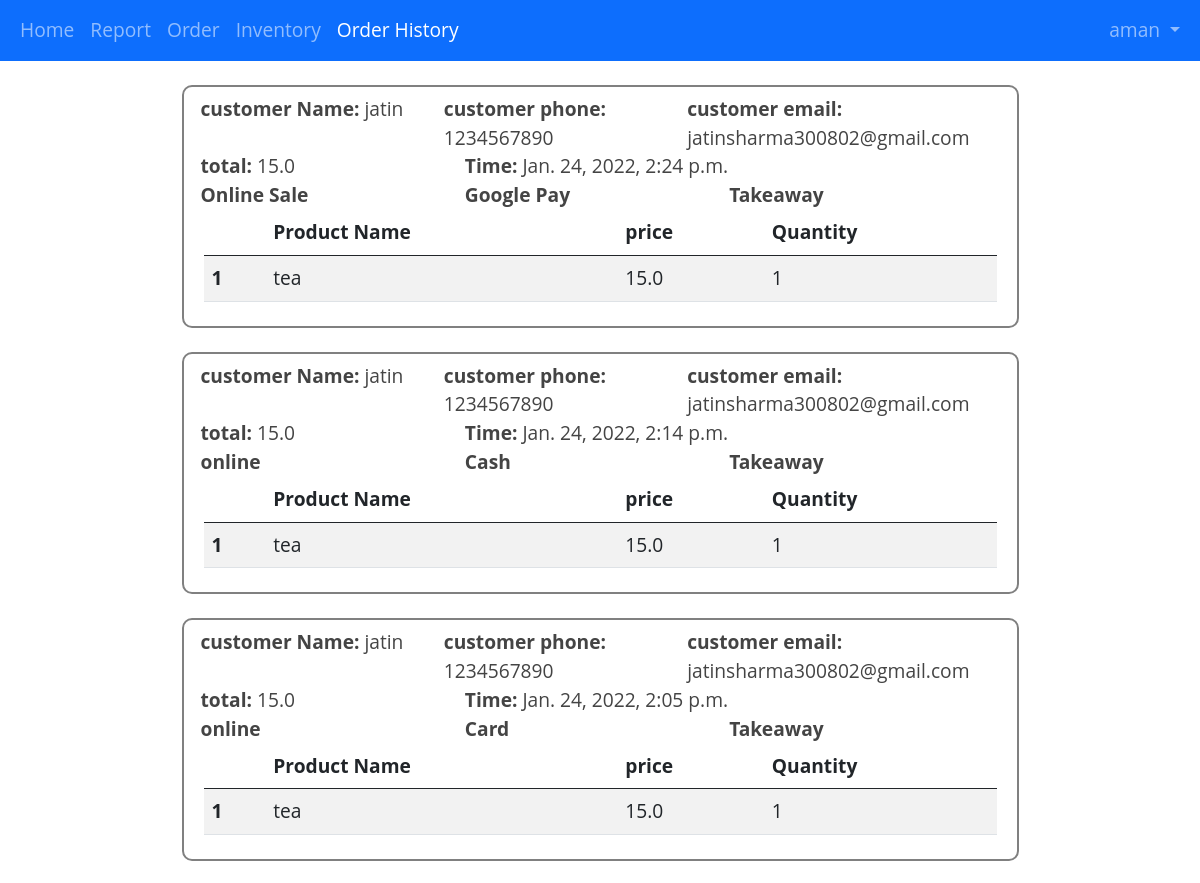
The app's page /order-history (signed in, upper part), older data.
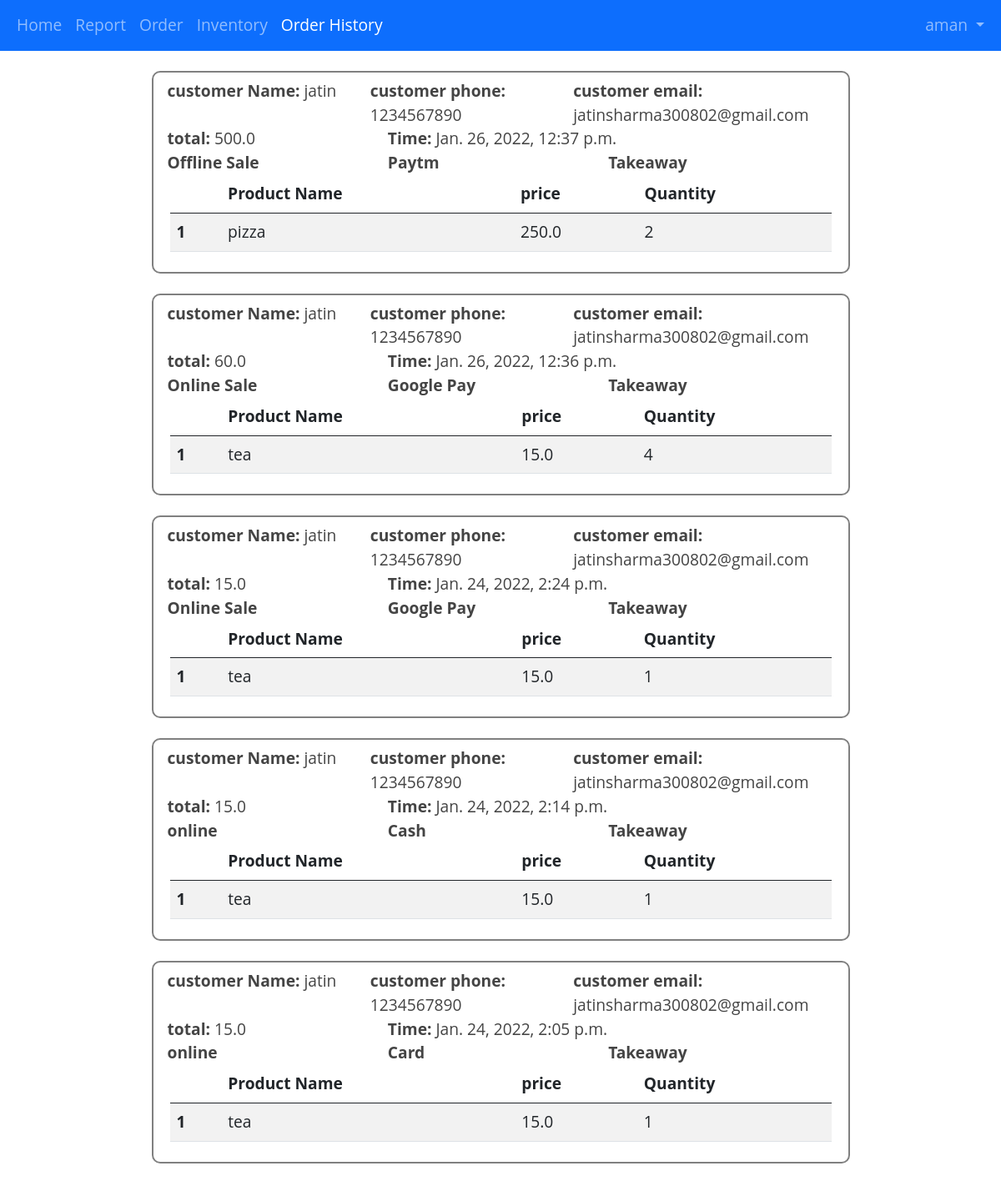
The same page, newer data.
### home/models.py (models this page shows, shortened)
class Order(models.Model):
    user=models.ForeignKey(User,on_delete=models.CASCADE,related_name='order')
    customer = models.ForeignKey(Customer,on_delete=models.SET_NULL,null=True)
    date_created = models.DateTimeField(auto_now_add=True, null=True)
    saleChoices=(
        ('Online Sale','Online Sale'),
        ('Offline Sale','Offline Sale')
    )
    saleType=models.CharField(choices=saleChoices,default='Offline Sale',max_length=15)
    orderStateChoices=(
        ('Dine in','Dine in'),
        ('Takeaway','Takeaway')
    )
    orderState=models.CharField(choices=orderStateChoices,default='Dine in',max_length=15)
    paymentChoices=(
        ('Cash','Cash'),
        ('Amazon Pay','Amazon Pay'),
        ('Google Pay','Google Pay'),
        ('Paytm','Paytm'),
        ('Card','Card')
    )
    payment_method=models.CharField(choices=paymentChoices,default='Cash',max_length=15)
    objects=OrderManager()
    def total(self):
        totalAmount=0
        for orderProduct in self.orderProducts.all():
            totalAmount+=orderProduct.TotalCostProduct()
        return totalAmount

class Customer(models.Model):
    name = models.CharField(max_length=200, null=True)
    phone = models.CharField(max_length=200, null=True)
    email = models.CharField(max_length=200, null=True,blank=True)
    date_created = models.DateTimeField(auto_now_add=True, null=True)

class OrderProduct(models.Model):
    order=models.ForeignKey(Order,on_delete=models.CASCADE,related_name='orderProducts')
    product=models.ForeignKey(Product,on_delete=models.SET_NULL,null=True,related_name='orderProducts')
    quantity = models.IntegerField(default=1)
    def TotalCostProduct(self):
        return self.product.price*self.quantity

class Product(models.Model):
    name = models.CharField(max_length=200, null=True,unique=True)
    price = models.FloatField(null=True)
    description = models.CharField(max_length=200, null=True,blank=True)
    unit = models.CharField(max_length=50)
    qty=models.DecimalField( max_digits=10, decimal_places=2)
    date_created = models.DateTimeField(auto_now_add=True, null=True)
    user=models.ForeignKey(User,on_delete=models.CASCADE,related_name='product')

### home/views.py (the view)
# urls.py: path('order-history', views.orderHistory,name='order-history'),
@login_required
def orderHistory(request):
    orders=Order.objects.filter(user=request.user).order_by('-date_created')
    param={'orders':orders}
    return render(request,'order-history.html',param)

### templates/order-history.html (shortened to what this page needs)
{% extends 'base.html' %}
{% block historyActive %}active{% endblock historyActive %}
{% block body %}
<div class="container">
    {% for order in orders %}
    <div class="row w-75 orderDetails my-4 px-2 py-2">
        <div class="row">
        <div class="col-sm"><b>customer Name: </b><span>{{order.customer.name}}</span></div>
        <div class="col-sm"><b>customer phone: </b><span>{{order.customer.phone}}</span></div>
        <div class="col-sm" id="email"><b>customer email: </b><span>{{order.customer.email}}</span></div>
        </div>
        <div class="row">
            <div class="col-sm-4">
            <b>total: </b><span>{{order.total}}</span>
        </div>
        <div class="col-sm"><b>Time: </b><span>{{order.date_created}}</span></div>
        </div>
        <div class="row">
          <div class="col-sm-4"><b>{{order.saleType}}</b></div>
          <div class="col-sm-4"><b>{{order.payment_method}}</b></div>
          <div class="col-sm-4"><b>{{order.orderState}}</b></div>
        </div>
        <div class="row mx-0">
            <table class="table table-striped table-hover">
                <thead>
                  <tr>
                    <th scope="col"></th>
                    <th scope="col">Product Name</th>
                    <th scope="col">price</th>
                    <th scope="col">Quantity</th>
                  </tr>
                </thead>
                <tbody>
                    {% for orderProduct in order.orderProducts.all %}
                  <tr>
                    <th scope="row">{{forloop.counter}}</th>
                    <td>{{orderProduct.product.name}}</td>
                    <td>{{orderProduct.product.price}}</td>
                    <td>{{orderProduct.quantity}}</td>
                  </tr>
                  {% endfor %}
                </tbody>
              </table>
        </div>
    </div>
    {% endfor %}
</div>
{% endblock body %}

### templates/base.html (shortened to what this page needs)
<!doctype html>
<html lang="en">
  <head>
    <link href="https://cdn.jsdelivr.net/npm/bootstrap@5.0.2/dist/css/bootstrap.min.css" rel="stylesheet">
  </head>
  <body>
    <nav class="navbar navbar-expand-lg navbar-dark bg-primary">
        <div class="container-fluid">
          <div class="collapse navbar-collapse" id="navbarNav">
            <ul class="navbar-nav">
              <li class="nav-item">
                <a class="nav-link {% block homeActive %}{% endblock homeActive %}" aria-current="page" href={% url 'home' %}>Home</a>
              </li>
              <li class="nav-item">
                <a class="nav-link {% block reportActive %}{% endblock reportActive %}" aria-current="page" href={% url 'report' %}>Report</a>
              </li>
              <li class="nav-item">
                <a class="nav-link {% block orderActive %}{% endblock orderActive %}" href={% url 'order' %}>Order</a>
              </li>
              <li class="nav-item">
                <a class="nav-link {% block productActive %}{% endblock productActive %}" href="{% url 'product' %}">Inventory</a>
              </li>
              <li class="nav-item">
                <a class="nav-link {% block historyActive %}{% endblock historyActive %}" href="{% url 'order-history' %}">Order History</a>
              </li>
            </ul>
            <ul class="navbar-nav ms-auto">
              <li class="nav-item dropdown">
                <a class="nav-link dropdown-toggle" href="#" id="userDropdown" role="button" data-bs-toggle="dropdown"
                  aria-expanded="false">{{request.user}}
                </a>
              </li>
            </ul>
          </div>
        </div>
      </nav>
    {% block body %}{% endblock body %}
  </body>
</html>

### templates/base.html (style rules this page uses)
body, html { margin: 0; padding: 0; width: 100%; height: 100%; box-sizing: border-box; font-family: "Open Sans", sans-serif; color: #444444; }
body { font-size: 1.2rem; width: 100%; }
.row { display: -webkit-box; display: -ms-flexbox; display: flex; -ms-flex-wrap: wrap; flex-wrap: wrap; margin-right: -15px; margin-left: -15px; }
* { box-sizing: inherit; }

### templates/order-history.html (style rules this page uses)
.orderDetails { border: 2px solid grey; border-radius: 10px; margin: auto; }

Row changes from the older to the newer data that the page shows:
added Order: customer.name "jatin", customer.phone "1234567890", customer.email "jatinsharma300802@gmail.com", total "500.0", date_created "Jan. 26, 2022, 12:37 p.m.", saleType "Offline Sale", payment_method "Paytm", orderState "Takeaway"
added OrderProduct: product.name "pizza", product.price "250.0", quantity "2", shown under "jatin"
added Order: customer.name "jatin", customer.phone "1234567890", customer.email "jatinsharma300802@gmail.com", total "60.0", date_created "Jan. 26, 2022, 12:36 p.m.", saleType "Online Sale", payment_method "Google Pay", orderState "Takeaway"
added OrderProduct: product.name "tea", product.price "15.0", quantity "4", shown under "jatin"
